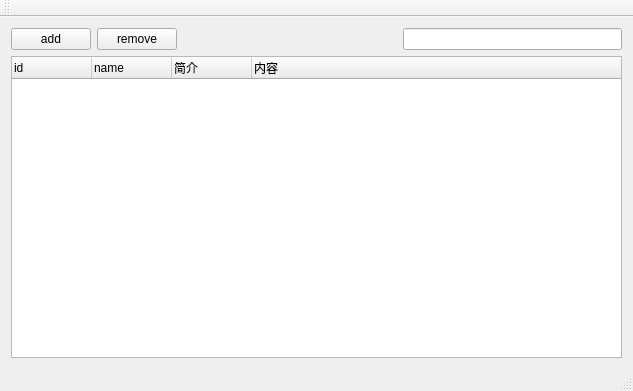
<?xml version="1.0" encoding="UTF-8"?>
<ui version="4.0">
 <class>VoiceClass</class>
 <widget class="QMainWindow" name="VoiceClass">
  <property name="geometry">
   <rect>
    <x>0</x>
    <y>0</y>
    <width>633</width>
    <height>391</height>
   </rect>
  </property>
  <property name="windowTitle">
   <string>Voice</string>
  </property>
  <widget class="QWidget" name="centralWidget">
   <layout class="QVBoxLayout" name="verticalLayout">
    <item>
     <layout class="QHBoxLayout" name="horizontalLayout">
      <item>
       <widget class="QPushButton" name="addYuliao">
        <property name="text">
         <string>add</string>
        </property>
       </widget>
      </item>
      <item>
       <widget class="QPushButton" name="removeYuliao">
        <property name="text">
         <string>remove</string>
        </property>
       </widget>
      </item>
      <item>
       <spacer name="horizontalSpacer">
        <property name="orientation">
         <enum>Qt::Horizontal</enum>
        </property>
        <property name="sizeHint" stdset="0">
         <size>
          <width>40</width>
          <height>20</height>
         </size>
        </property>
       </spacer>
      </item>
      <item>
       <widget class="QLineEdit" name="m_ctlFilter"/>
      </item>
     </layout>
    </item>
    <item>
     <widget class="QTreeWidget" name="treeWidget">
      <attribute name="headerDefaultSectionSize">
       <number>80</number>
      </attribute>
      <column>
       <property name="text">
        <string>id</string>
       </property>
      </column>
      <column>
       <property name="text">
        <string>name</string>
       </property>
      </column>
      <column>
       <property name="text">
        <string>简介</string>
       </property>
      </column>
      <column>
       <property name="text">
        <string>内容</string>
       </property>
      </column>
     </widget>
    </item>
   </layout>
  </widget>
  <widget class="QMenuBar" name="menuBar">
   <property name="geometry">
    <rect>
     <x>0</x>
     <y>0</y>
     <width>633</width>
     <height>23</height>
    </rect>
   </property>
  </widget>
  <widget class="QToolBar" name="mainToolBar">
   <attribute name="toolBarArea">
    <enum>TopToolBarArea</enum>
   </attribute>
   <attribute name="toolBarBreak">
    <bool>false</bool>
   </attribute>
  </widget>
  <widget class="QStatusBar" name="statusBar"/>
 </widget>
 <layoutdefault spacing="6" margin="11"/>
 <resources>
  <include location="voice.qrc"/>
 </resources>
 <connections/>
</ui>
